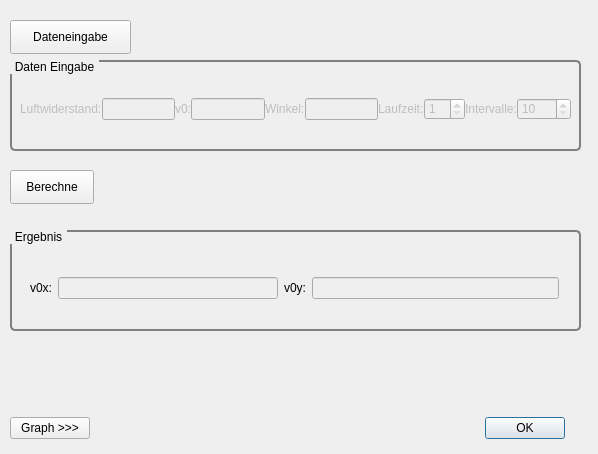
<?xml version="1.0" encoding="UTF-8"?>
<ui version="4.0">
 <class>dlgSchieferWurf</class>
 <widget class="QDialog" name="dlgSchieferWurf">
  <property name="geometry">
   <rect>
    <x>0</x>
    <y>0</y>
    <width>598</width>
    <height>454</height>
   </rect>
  </property>
  <property name="windowTitle">
   <string>Schiefer Wurf mit Luftwiderstand</string>
  </property>
  <widget class="QPushButton" name="pbBerechne">
   <property name="geometry">
    <rect>
     <x>10</x>
     <y>170</y>
     <width>84</width>
     <height>34</height>
    </rect>
   </property>
   <property name="text">
    <string>Berechne</string>
   </property>
  </widget>
  <widget class="QWidget" name="layoutWidget">
   <property name="geometry">
    <rect>
     <x>10</x>
     <y>410</y>
     <width>555</width>
     <height>36</height>
    </rect>
   </property>
   <layout class="QHBoxLayout" name="horizontalLayout_3">
    <item>
     <widget class="QPushButton" name="pbGraphik">
      <property name="text">
       <string>Graph &gt;&gt;&gt;</string>
      </property>
     </widget>
    </item>
    <item>
     <spacer name="horizontalSpacer">
      <property name="orientation">
       <enum>Qt::Horizontal</enum>
      </property>
      <property name="sizeHint" stdset="0">
       <size>
        <width>98</width>
        <height>20</height>
       </size>
      </property>
     </spacer>
    </item>
    <item>
     <widget class="QDialogButtonBox" name="buttonBox">
      <property name="orientation">
       <enum>Qt::Horizontal</enum>
      </property>
      <property name="standardButtons">
       <set>QDialogButtonBox::Ok</set>
      </property>
     </widget>
    </item>
   </layout>
  </widget>
  <widget class="QWidget" name="verticalLayoutWidget">
   <property name="geometry">
    <rect>
     <x>660</x>
     <y>80</y>
     <width>391</width>
     <height>361</height>
    </rect>
   </property>
   <layout class="QVBoxLayout" name="lyGraph">
    <item>
     <widget class="QPushButton" name="pbVergleich">
      <property name="text">
       <string>Vergleich mit/ohne Luftwiderstand</string>
      </property>
     </widget>
    </item>
   </layout>
  </widget>
  <widget class="QGroupBox" name="gbDatenEingabe">
   <property name="enabled">
    <bool>false</bool>
   </property>
   <property name="geometry">
    <rect>
     <x>10</x>
     <y>60</y>
     <width>571</width>
     <height>91</height>
    </rect>
   </property>
   <property name="styleSheet">
    <string notr="true">QGroupBox {
    background-color: qlineargradient(x1: 0, y1: 0, x2: 0, y2: 1,
                                      stop: 0 #00E0E0, stop: 1 #FFFFFF);
    border: 2px solid gray;
    border-radius: 5px;
    margin-top: 1ex; /* leave space at the top for the title */
}

QGroupBox::title {
    subcontrol-origin: margin;
    subcontrol-position: top left; /* position at the top left */
    padding: 0 3px;
color: black;
    background-color: qlineargradient(x1: 0, y1: 0, x2: 0, y2: 1,
                                      stop: 0 #FF0ECE, stop: 1 #FFFFFF);
}</string>
   </property>
   <property name="title">
    <string>Daten Eingabe</string>
   </property>
   <widget class="QWidget" name="layoutWidget_3">
    <property name="geometry">
     <rect>
      <x>10</x>
      <y>30</y>
      <width>551</width>
      <height>38</height>
     </rect>
    </property>
    <layout class="QHBoxLayout" name="hlySchieferWurf">
     <property name="spacing">
      <number>0</number>
     </property>
     <item>
      <widget class="QLabel" name="lbLuftwiderstand">
       <property name="enabled">
        <bool>false</bool>
       </property>
       <property name="text">
        <string>Luftwiderstand:</string>
       </property>
      </widget>
     </item>
     <item>
      <widget class="QLineEdit" name="leLuftwiderstandInput">
       <property name="enabled">
        <bool>false</bool>
       </property>
       <property name="maximumSize">
        <size>
         <width>998</width>
         <height>16777215</height>
        </size>
       </property>
       <property name="maxLength">
        <number>100</number>
       </property>
      </widget>
     </item>
     <item>
      <widget class="QLabel" name="lbV0">
       <property name="toolTip">
        <string>&lt;html&gt;&lt;head/&gt;&lt;body&gt;&lt;p&gt;Anfangsgeschwingikeit [m/s]&lt;/p&gt;&lt;/body&gt;&lt;/html&gt;</string>
       </property>
       <property name="text">
        <string>v0:</string>
       </property>
      </widget>
     </item>
     <item>
      <widget class="QLineEdit" name="leV0Input">
       <property name="enabled">
        <bool>false</bool>
       </property>
       <property name="toolTip">
        <string>&lt;html&gt;&lt;head/&gt;&lt;body&gt;&lt;p&gt;Anfangsgeschwingikeit [m/s]&lt;/p&gt;&lt;/body&gt;&lt;/html&gt;</string>
       </property>
      </widget>
     </item>
     <item>
      <widget class="QLabel" name="lbWinkel">
       <property name="text">
        <string>Winkel:</string>
       </property>
      </widget>
     </item>
     <item>
      <widget class="QLineEdit" name="leWinkelInput">
       <property name="enabled">
        <bool>false</bool>
       </property>
      </widget>
     </item>
     <item>
      <widget class="QLabel" name="lbLaufzeit_2">
       <property name="text">
        <string>Laufzeit:</string>
       </property>
      </widget>
     </item>
     <item>
      <widget class="QSpinBox" name="spLaufzeitInput">
       <property name="enabled">
        <bool>false</bool>
       </property>
       <property name="minimum">
        <number>1</number>
       </property>
       <property name="maximum">
        <number>60</number>
       </property>
      </widget>
     </item>
     <item>
      <widget class="QLabel" name="lbIntervalle_2">
       <property name="text">
        <string>Intervalle:</string>
       </property>
      </widget>
     </item>
     <item>
      <widget class="QSpinBox" name="spIntervalleInput">
       <property name="enabled">
        <bool>false</bool>
       </property>
       <property name="minimum">
        <number>10</number>
       </property>
       <property name="maximum">
        <number>1000</number>
       </property>
      </widget>
     </item>
    </layout>
   </widget>
  </widget>
  <widget class="QPushButton" name="pbEingabe">
   <property name="geometry">
    <rect>
     <x>10</x>
     <y>20</y>
     <width>121</width>
     <height>34</height>
    </rect>
   </property>
   <property name="text">
    <string>Dateneingabe</string>
   </property>
  </widget>
  <widget class="Line" name="line">
   <property name="geometry">
    <rect>
     <x>630</x>
     <y>10</y>
     <width>20</width>
     <height>441</height>
    </rect>
   </property>
   <property name="orientation">
    <enum>Qt::Vertical</enum>
   </property>
  </widget>
  <widget class="QLabel" name="lbGraphExtensionTitel">
   <property name="geometry">
    <rect>
     <x>660</x>
     <y>30</y>
     <width>321</width>
     <height>31</height>
    </rect>
   </property>
   <property name="styleSheet">
    <string notr="true">QLabel{
    border: 2px solid green;
    border-radius: 4px;
    padding: 2px;
}</string>
   </property>
   <property name="text">
    <string>Graphik Titel</string>
   </property>
  </widget>
  <widget class="QGroupBox" name="gbErgbnis">
   <property name="geometry">
    <rect>
     <x>10</x>
     <y>230</y>
     <width>571</width>
     <height>101</height>
    </rect>
   </property>
   <property name="styleSheet">
    <string notr="true">QGroupBox {
    background-color: qlineargradient(x1: 0, y1: 0, x2: 0, y2: 1,
                                      stop: 0 #00E0E0, stop: 1 #FFFFFF);
    border: 2px solid gray;
    border-radius: 5px;
    margin-top: 1ex; /* leave space at the top for the title */
}

QGroupBox::title {
    subcontrol-origin: margin;
    subcontrol-position: top left; /* position at the top left */
    padding: 0 3px;
color: black;
    background-color: qlineargradient(x1: 0, y1: 0, x2: 0, y2: 1,
                                      stop: 0 #FF0ECE, stop: 1 #FFFFFF);
}</string>
   </property>
   <property name="title">
    <string>Ergebnis</string>
   </property>
   <widget class="QWidget" name="layoutWidget">
    <property name="geometry">
     <rect>
      <x>20</x>
      <y>40</y>
      <width>529</width>
      <height>36</height>
     </rect>
    </property>
    <layout class="QHBoxLayout" name="horizontalLayout_10">
     <item>
      <layout class="QHBoxLayout" name="horizontalLayout_11">
       <item>
        <widget class="QLabel" name="lbV0x">
         <property name="text">
          <string>v0x:</string>
         </property>
        </widget>
       </item>
       <item>
        <widget class="QLineEdit" name="leV0x">
         <property name="enabled">
          <bool>false</bool>
         </property>
        </widget>
       </item>
      </layout>
     </item>
     <item>
      <widget class="QLabel" name="lbV0y">
       <property name="text">
        <string>v0y:</string>
       </property>
      </widget>
     </item>
     <item>
      <widget class="QLineEdit" name="leV0y">
       <property name="enabled">
        <bool>false</bool>
       </property>
      </widget>
     </item>
    </layout>
   </widget>
  </widget>
 </widget>
 <resources/>
 <connections>
  <connection>
   <sender>buttonBox</sender>
   <signal>accepted()</signal>
   <receiver>dlgSchieferWurf</receiver>
   <slot>accept()</slot>
   <hints>
    <hint type="sourcelabel">
     <x>248</x>
     <y>254</y>
    </hint>
    <hint type="destinationlabel">
     <x>157</x>
     <y>274</y>
    </hint>
   </hints>
  </connection>
 </connections>
</ui>
